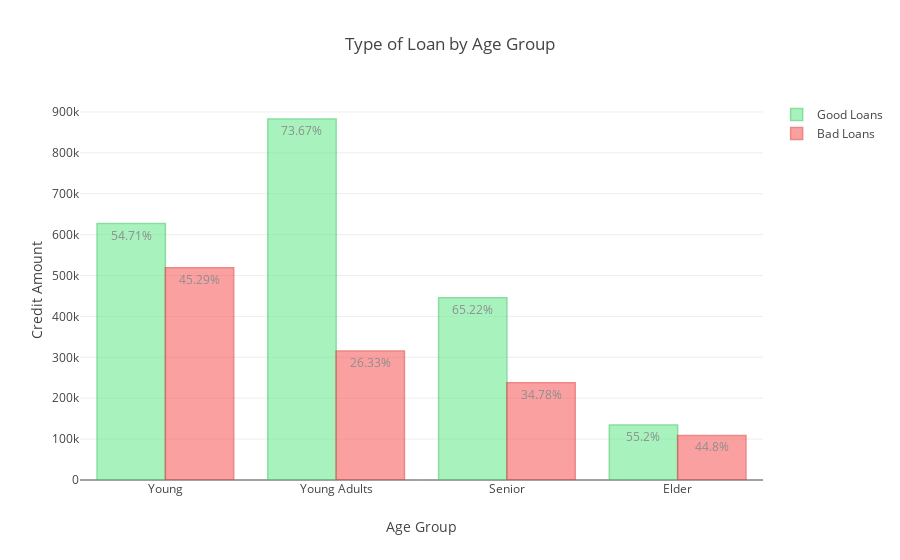

Write notebook code for a chart like this one.
### Code cell
# Lets find loans by age group and by the level of risk and plot them in a bar chart.

# Age Group Segments
young_good = df['Credit_amount'].loc[(df['Age_Group'] == 'Young') & (df['Risk'] == 'good')].sum()
young_bad = df['Credit_amount'].loc[(df['Age_Group'] == 'Young') & (df['Risk'] == 'bad')].sum()
young_adult_good = df['Credit_amount'].loc[(df['Age_Group'] == 'Young Adults') & (df['Risk'] == 'good')].sum()
young_adult_bad = df['Credit_amount'].loc[(df['Age_Group'] == 'Young Adults') & (df['Risk'] == 'bad')].sum()
senior_good = df['Credit_amount'].loc[(df['Age_Group'] == 'Senior') & (df['Risk'] == 'good')].sum()
senior_bad = df['Credit_amount'].loc[(df['Age_Group'] == 'Senior') & (df['Risk'] == 'bad')].sum()
elder_good = df['Credit_amount'].loc[(df['Age_Group'] == 'Elder') & (df['Risk'] == 'good')].sum()
elder_bad = df['Credit_amount'].loc[(df['Age_Group'] == 'Elder') & (df['Risk'] == 'bad')].sum()

# Percents
young_good_p = young_good/(young_good + young_bad) * 100
young_bad_p = young_bad/(young_good + young_bad) * 100
young_adult_good_p = young_adult_good/(young_adult_good + young_adult_bad) * 100
young_adult_bad_p = young_adult_bad/(young_adult_good + young_adult_bad) * 100
senior_good_p = senior_good/(senior_good + senior_bad) * 100
senior_bad_p =  senior_bad/(senior_good + senior_bad) * 100
elder_good_p = elder_good/(elder_good + elder_bad) * 100
elder_bad_p = elder_bad/(elder_good + elder_bad) * 100

# Round Percents
young_good_p = str(round(young_good_p, 2))
young_bad_p = str(round(young_bad_p, 2))
young_adult_good_p = str(round(young_adult_good_p, 2))
young_adult_bad_p = str(round(young_adult_bad_p, 2))
senior_good_p = str(round(senior_good_p, 2))
senior_bad_p = str(round(senior_bad_p, 2))
elder_good_p = str(round(elder_good_p, 2))
elder_bad_p = str(round(elder_bad_p, 2))



x = ["Young", "Young Adults", "Senior", "Elder"]

good_loans = go.Bar(
    x=x,
    y=[young_good, young_adult_good, senior_good, elder_good],
    name="Good Loans",
    text=[young_good_p + '%', young_adult_good_p + '%', senior_good_p + '%', elder_good_p + '%'],
    textposition = 'auto',
    marker=dict(
        color='rgb(111, 235, 146)',
        line=dict(
            color='rgb(60, 199, 100)',
            width=1.5),
        ),
    opacity=0.6
)

bad_loans =  go.Bar(
    x=x,
    y=[young_bad, young_adult_bad, senior_bad, elder_bad],
    name="Bad Loans",
    text=[young_bad_p + '%', young_adult_bad_p + '%', senior_bad_p + '%', elder_bad_p + '%'],
    textposition = 'auto',
    marker=dict(
        color='rgb(247, 98, 98)',
        line=dict(
            color='rgb(225, 56, 56)',
            width=1.5),
        ),
    opacity=0.6
)

data = [good_loans, bad_loans]

layout = dict(
    title="Type of Loan by Age Group", 
    xaxis = dict(title="Age Group"),
    yaxis= dict(title="Credit Amount")
)

fig = dict(data=data, layout=layout)

iplot(fig, filename='grouped-bar-direct-labels')

### Figure 1 — Plotly figure (JSON) as saved in the notebook; plotly's stock layout.template omitted (floating-point values rounded to 4 significant figures)
{"data": [{"marker": {"color": "rgb(111, 235, 146)", "line": {"color": "rgb(60, 199, 100)", "width": 1.5}}, "name": "Good Loans", "opacity": 0.6, "text": ["54.71%", "73.67%", "65.22%", "55.2%"], "textposition": "auto", "type": "bar", "uid": "8fe452b1-22e1-45cb-8a9e-7b50fa8abf4c", "x": ["Young", "Young Adults", "Senior", "Elder"], "y": [626955, 882725, 445690, 134450]}, {"marker": {"color": "rgb(247, 98, 98)", "line": {"color": "rgb(225, 56, 56)", "width": 1.5}}, "name": "Bad Loans", "opacity": 0.6, "text": ["45.29%", "26.33%", "34.78%", "44.8%"], "textposition": "auto", "type": "bar", "uid": "6c2b8cdf-3901-42dd-80f1-d9ae53154f77", "x": ["Young", "Young Adults", "Senior", "Elder"], "y": [519060, 315569, 237698, 109111]}], "layout": {"title": {"text": "Type of Loan by Age Group"}, "xaxis": {"title": {"text": "Age Group"}}, "yaxis": {"title": {"text": "Credit Amount"}}}}
